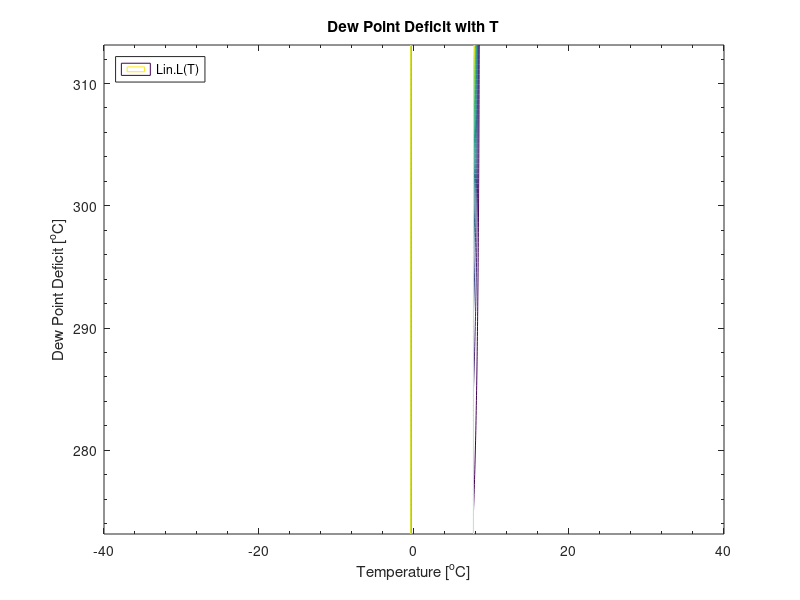

Source code (MATLAB):
function fun = DewPoint()

%%Constants
    L_lv0 = 2501;       %kJ/kg
    L_iv0 = 2834;       %kJ/kg
    c_pl = 4.218;       %kJ/kgK
    c_pi = 2.106;       %kJ/kgK
    c_pv = 1.870;       %kJ/kgK
    e_s0 = 6.112;       %hPa
    R_v = 461.5/1000;   %kJ/kgK
    ep = 0.622;         %Unitless

    T = linspace(-40,40,100);              %[K]
    T_d = linspace(0,40,100).' + 273.15;    %[K]
    f = exp(-L_lv0/R_v * bsxfun(@times,(T - T_d),1./bsxfun(@times,T,T_d)));
    deficit = T - T_d;
    
%%Plotting
    close all;
    figure;
    contour(T,T_d,f);
    %xlim([0 40])
    %ylim([0 40])
    title('Dew Point Deficit with T');
    xlabel('Temperature [^oC]');
    ylabel('Dew Point Deficit [^oC]');
    set(gca,'XMinorTick','on','YMinorTick','on');    
    legend({"Lin.L(T)","Const.L(T)","Magnus-Tentens"},'location','northwest');
    set(gcf,'position',[50,550,550,300]);

end